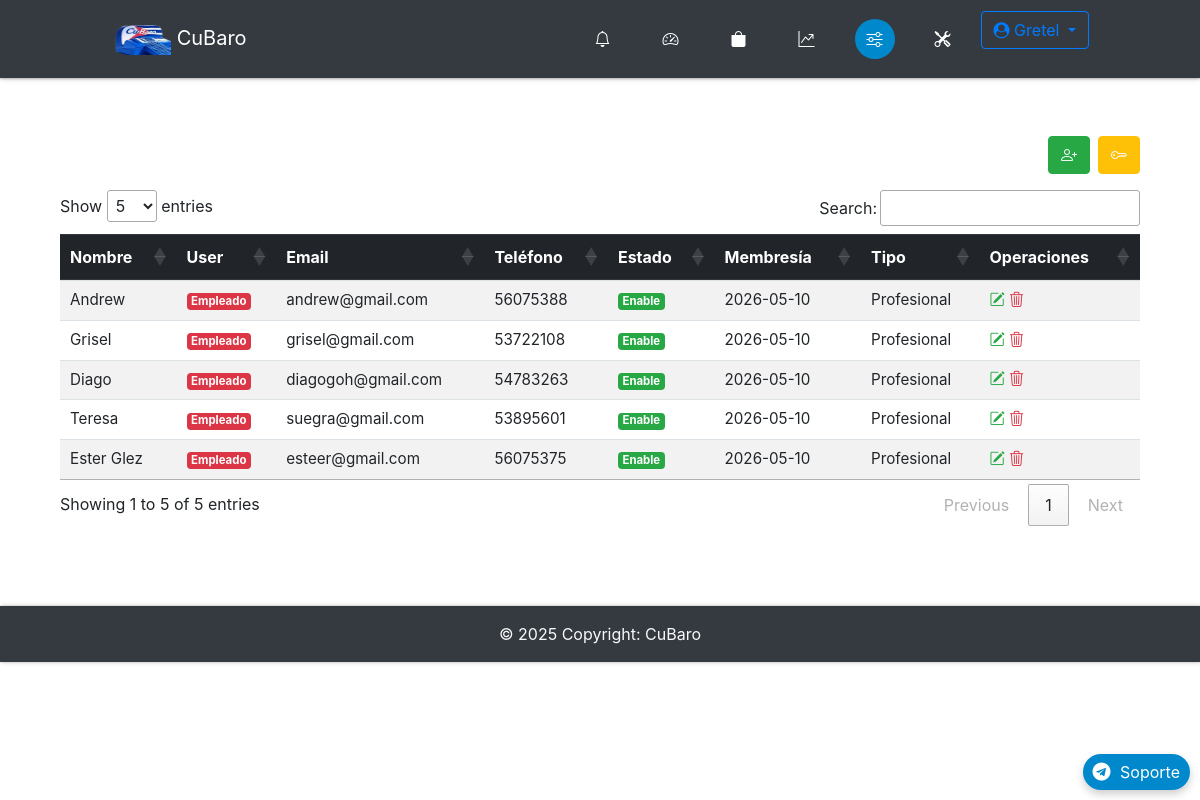
The app's page /admin/configuracion (signed in) with its own data.
### app/db_models.py (models this page shows, shortened)
class User(UserMixin, db.Model):
    __tablename__ = "users"
    id = db.Column(db.Integer, primary_key=True)
    name = db.Column(db.Text, nullable=False)
    email = db.Column(db.String(50), nullable=False, unique=True)
    phone = db.Column(db.String(50), nullable=False)
    password = db.Column(db.String(250), nullable=False)
    admin = db.Column(db.Integer, nullable=False, default=0)
    email_confirmed = db.Column(db.Integer, nullable=False, default=1)
    created_by = db.Column(db.Integer, db.ForeignKey('users.id'), nullable=True)  # ID del creador
    registration_date = db.Column(db.DateTime, default=lambda: datetime.now(timezone.utc))  # Fecha de registro
    membership_expiration = db.Column(db.DateTime, nullable=True)  # Fecha de vencimiento de membresía
    updated_at = db.Column(db.DateTime, default=lambda: datetime.now(timezone.utc))  # Fecha de expiracion de Codigo de recuperacion empleado
    membership_id = db.Column(db.Integer, db.ForeignKey('memberships.id'), nullable=False)  # Relación con membresía
    membership = db.relationship('Membership', backref='users')
    employees = db.relationship('User', backref='creator', remote_side=[id], lazy='select')  # Relación empleados
    cart = db.relationship('Cart', backref='buyer')
    orders = db.relationship("Order", backref='customer', foreign_keys="[Order.uid]")  # Relación con clave foránea especificada
    master_key = db.Column(db.String(100), unique=True)

class Membership(db.Model):
    __tablename__ = 'memberships'
    id = db.Column(db.Integer, primary_key=True)
    name = db.Column(db.String(50), nullable=False, unique=True)
    max_employees = db.Column(db.Integer, nullable=False)
    max_items = db.Column(db.Integer, nullable=False)

### app/admin/routes.py (the view)
@admin.route('/configuracion', methods=['GET'])
@login_required
def configuracion():
    admin_alias = aliased(User)
    memberships = Membership.query.all()
    if current_user.id == 1:
        users = db.session.query(
            User, admin_alias.name.label('creator_name')
        ).outerjoin(
            admin_alias, User.created_by == admin_alias.id
        ).options(joinedload(User.membership)).all()
    else:
        users = db.session.query(
            User, admin_alias.name.label('creator_name')
        ).outerjoin(
            admin_alias, User.created_by == admin_alias.id
        ).filter(
            User.created_by == current_user.id
        ).all()
    user_data = [
        {
            'id': user.id,
            'name': user.name,
            'email': user.email,
            'admin': user.admin,
            'phone': user.phone,
            'password': user.password,
            'email_confirmed': user.email_confirmed,
            'created_by': user.created_by,
            'registration_date': user.registration_date,
            'membership_expiration': user.membership_expiration,
            'membership_id': user.membership_id,
            'membership': user.membership,
            'creator_name': creator_name if creator_name else 'Sin Admin'
        }
        for user, creator_name in users
    ]
    csrf_token = generate_csrf()
    logging.info(f"CSRF token generado: {csrf_token}")  # Depuración
    return render_template('admin/configuracion.html',
                         users=user_data,
                         memberships=memberships,
                         user=current_user,
                         csrf_token=csrf_token)

### app/admin/templates/admin/configuracion.html (shortened to what this page needs)
{% extends "admin/base.html" %}
{% block content %}
<div class="container-fluid">
    <div class="d-flex justify-content-end mb-3">
        <div class="add-new btn-success btn mr-2">
            <a href="{{ url_for('register') }}" data-toggle="tooltip" title="Añadir Empleado" class="text-light">
                <i class="bi bi-person-plus"></i>
            </a>
        </div>
        <div class="add-new btn-warning btn">
            <a href="{{ url_for('generate_reset_code') }}" data-toggle="tooltip"
                title="Generar código para recuperar cuenta de Empleado" class="text-light">
                <i class="bi bi-key"></i>
            </a>
        </div>
    </div>
    <div class="table-responsive">
        <table id="userTable" class="table table-striped table-hover">
            <thead class="thead-dark">
                <tr>
                    <th>Nombre</th>
                    <th>User</th>
                    <th>Email</th>
                    <th>Teléfono</th>
                    <th>Estado</th>
                    <th>Membresía</th>
                    <th>Tipo</th>
                    <th>Operaciones</th>
                </tr>
            </thead>
            <tbody id="userTableBody">
                {% for user in users %}
                <tr>
                    <td>{{ user.name }}</td>
                    <td>
                        <span class="badge {{ 'badge-success' if user.admin else 'badge-danger' }}">
                            {% if current_user.id == 1 and not user.admin %}
                            Empleado + {{ user.creator_name | default('Sin Admin') }}
                            {% else %}
                            {{ 'Admin' if user.admin else 'Empleado' }}
                            {% endif %}
                        </span>
                    </td>
                    <td>{{ user.email }}</td>
                    <td>{{ user.phone }}</td>
                    <td>
                        <span class="badge {{ 'badge-success' if user.email_confirmed else 'badge-danger' }}">
                            {{ 'Enable' if user.email_confirmed else 'Disable' }}
                        </span>
                    </td>
                    <td>
                        {% if user.membership_expiration %}
                        {{ user.membership_expiration.strftime('%Y-%m-%d') }}
                        {% else %}
                        Sin Membresía
                        {% endif %}
                    </td>
                    <td>
                        {% if user.membership %}
                        {{ user.membership.name }}
                        {% else %}
                        Sin Membresía
                        {% endif %}
                    </td>
                    <td>
                        <a href="#" class="edit-user" data-id="{{ user.id }}" data-name="{{ user.name }}"
                            data-email="{{ user.email }}" data-phone="{{ user.phone }}"
                            data-registration-date="{{ user.registration_date | default('') }}"
                            data-membership-expiration="{{ user.membership_expiration | default('') }}"
                            data-membership-id="{{ user.membership_id | default('') }}"
                            data-email-confirmed="{{ '1' if user.email_confirmed else '0' }}">
                            <i class="bi bi-pencil-square text-success"></i>
                        </a>
                        <a href="#" class="delete-user-link" data-user-id="{{ user.id }}"><i
                                class="bi bi-trash3 text-danger"></i></a>
                    </td>
                </tr>
                {% endfor %}
            </tbody>
        </table>
    </div>
</div>
{% endblock %}

### app/admin/templates/admin/base.html (shortened to what this page needs)
{% import "bootstrap/wtf.html" as wtf %}
<!DOCTYPE html>
<html lang="es">
<head>
  <link rel="stylesheet" href="https://maxcdn.bootstrapcdn.com/bootstrap/4.0.0/css/bootstrap.min.css"
>
  <link href="https://cdn.jsdelivr.net/gh/gitbrent/bootstrap4-toggle@3.6.1/css/bootstrap4-toggle.min.css"
    rel="stylesheet">
  <link rel="stylesheet" type="text/css" href="{{ url_for('static', filename='styles.css') }}">
  <link rel="stylesheet" href="https://cdnjs.cloudflare.com/ajax/libs/font-awesome/4.7.0/css/font-awesome.min.css">
  <link rel="stylesheet" href="https://cdnjs.cloudflare.com/ajax/libs/animate.css/4.1.1/animate.min.css" />
  <link rel="stylesheet" href="https://cdn.jsdelivr.net/npm/bootstrap-icons@1.11.3/font/bootstrap-icons.min.css">
  <link rel="stylesheet" type="text/css" href="https://cdn.datatables.net/1.13.7/css/jquery.dataTables.min.css">
  <link href="https://cdn.jsdelivr.net/npm/bootstrap-switch-button/css/bootstrap-switch-button.min.css"
    rel="stylesheet">
</head>
<body>
  <nav
    class="navbar navbar-expand-lg {% if request.path.startswith('/admin') %}navbar-dark bg-dark{% else %}navbar-light bg-light{% endif %} fixed-top">
    <div class="container-fluid">
      <a class="navbar-brand" href="{{ url_for('home') }}" data-toggle="tooltip" title="Inicio">
        <img src="{{ url_for('static', filename='img/logoo.png') }}" height="30" width="60" alt="CuBaro Logo"> CuBaro
      </a>
      <ul class="navbar-nav d-flex flex-row ml-auto">
        <div class="d-flex justify-content-center">
          {% if not current_user.is_authenticated %}
          {% if request.path.startswith('/admin') %}
          <li class="nav-item {% if request.endpoint == 'login' %}active{% endif %}">
            <a class="nav-link" href="{{ url_for('login') }}" data-toggle="tooltip" title="Iniciar Sesión">
              <div class="icon-circle">
                <i class="bi bi-box-arrow-in-right"></i>
              </div>
            </a>
          </li>
          {% else %}
          <a class="btn btn-outline-primary mr-2 {% if request.endpoint == 'login' %}active{% endif %}"
            href="{{ url_for('login') }}">Iniciar Sesión</a>
          <a class="btn btn-outline-primary {% if request.endpoint == 'register_admin' %}active{% endif %}"
            href="{{ url_for('register_admin') }}">Registrarse</a>
          {% endif %}
          {% else %}
          <li class="nav-item mr-2 {% if request.endpoint == 'orders' %}active{% endif %}">
            <a class="nav-link" href="{{ url_for('orders') }}" data-toggle="tooltip" title="Órdenes">
              <div class="icon-circle">
                <i class="bi bi-bell"></i>
              </div>
            </a>
          </li>
          {% if request.path.startswith('/admin') %}
          <li class="nav-item mr-2 {% if request.endpoint == 'admin.dashboard' %}active{% endif %}">
            <a class="nav-link" href="{{ url_for('admin.dashboard') }}" data-toggle="tooltip" title="Panel">
              <div class="icon-circle">
                <i class="bi bi-speedometer2"></i>
              </div>
            </a>
          </li>
          <li class="nav-item mr-2 {% if request.endpoint == 'admin.items' %}active{% endif %}">
            <a class="nav-link" href="{{ url_for('admin.items') }}" data-toggle="tooltip" title="Productos">
              <div class="icon-circle">
                <i class="bi bi-bag-fill"></i>
              </div>
            </a>
          </li>
          <li class="nav-item mr-2 {% if request.endpoint == 'admin.statictics' %}active{% endif %}">
            <a class="nav-link" href="{{ url_for('admin.statictics') }}" data-toggle="tooltip" title="Estadísticas">
              <div class="icon-circle">
                <i class="bi bi-graph-up-arrow"></i>
              </div>
            </a>
          </li>
          <li class="nav-item mr-2 {% if request.endpoint == 'admin.configuracion' %}active{% endif %}">
            <a class="nav-link" href="{{ url_for('admin.configuracion') }}" data-toggle="tooltip" title="Configuración">
              <div class="icon-circle">
                <i class="bi bi-sliders"></i>
              </div>
            </a>
          </li>
          <li class="nav-item mr-2">
            <a class="nav-link" data-toggle="modal" data-target="#fullScreenModal" title="Herramientas">
              <div class="icon-circle">
                <i class="bi bi-tools"></i>
              </div>
            </a>
          </li>
          {% endif %}
          <div class="dropdown ml-auto">
            <a class="btn btn-outline-primary dropdown-toggle" href="#" id="navbarDropdown" role="button"
              data-toggle="dropdown" aria-haspopup="true" aria-expanded="false">
              <i class="fa fa-user-circle"></i> {{ current_user.name }}
            </a>
          </div>
          {% endif %}
        </div>
      </ul>
    </div>
  </nav>
  <div class="container">
    <div class="main">
      {% block content %}
      {% endblock %}
      <a href="https://t.me/CuBaro_soporte" target="_blank" class="telegram-float">
        <i class="fa fa-telegram fa-2x"></i> Soporte
      </a>
    </div>
  </div>
  <footer class="bg-dark text-center text-lg-start text-light">
    <div class="text-center p-3">
      © {{ now.year }} Copyright: CuBaro
    </div>
  </footer>
</body>
</html>

### app/static/styles.css (style rules this page uses)
:root { --white: #eceff3; --primary-blue: #007bff; --dark-bg: #343a40; --error-red: #ff4c4c; --success-green: #00e676; --chart-red: #ff6384; --chart-blue: #36a2eb; --chart-purple: #cc65fe; --chart-yellow: #ffce56; --chart-green: #2ecc71; --telegram-blue: #0088cc; --telegram-hover: #3688b183; --shadow-light: rgba(0, 0, 0, 0.2); --shadow-dark: rgba(0, 0, 0, 0.19); }
body { padding-top: 80px; }
.main { padding: 10vh 0; }
.navbar { padding: 0.7rem 6rem; box-shadow: 0 1px 2px 0 var(--shadow-light), 0 1px 5px 0 var(--shadow-dark); position: fixed; top: 0; z-index: 1050; background-color: var(--dark-bg); width: 100%; }
.navbar-nav { gap: 3px; display: flex; align-items: center; }
.icon-circle { display: flex; align-items: center; justify-content: center; width: 40px; height: 40px; border-radius: 50%; background-color: var(--dark-bg); color: white; margin: 0 2px; transition: background-color 0.3s, color 0.3s; }
.nav-item.active .icon-circle { background-color: var(--telegram-blue); color: white; }
footer { box-shadow: 1px 0 2px 0 var(--shadow-light), 1px 0 5px 0 var(--shadow-dark); }
table.dataTable { margin: 0 auto; width: 100%; }
table.dataTable th { color: white; background-color: var(--dark-bg); padding: 15px; }
table.dataTable tr { border-bottom: 1px solid #0046C2; }
table.dataTable td { padding: 15px 30px; }
.table-responsive { overflow-x: auto; }
.telegram-float { position: fixed; bottom: 20px; right: 20px; background-color: var(--telegram-blue); color: white; padding: 10px 20px; border-radius: 25px; text-decoration: none; box-shadow: 0 4px 8px var(--shadow-light); transition: background-color 0.3s, transform 0.3s ease; z-index: 9999; }
.telegram-float i { margin-right: 5px; }
body { padding-bottom: 70px; padding-top: 56px; overflow-x: hidden; }
@media (min-width: 992px) { .telegram-float { bottom: 10px; right: 10px; padding: 6px 10px; } }
@media (min-width: 992px) { .telegram-float i { font-size: 18px; } }
table.dataTable th { color: white; background-color: var(--dark-bg, #343a40); padding: 15px; font-size: 1rem; }
table.dataTable td { padding: 15px 30px; font-size: 0.95rem; }

### records on screen
User: name "Gretel"
User: name "Andrew", admin "Empleado", email "andrew@gmail.com", phone "56075388", email_confirmed "Enable", membership_expiration "2026-05-10", membership.name "Profesional"
User: name "Grisel", admin "Empleado", email "grisel@gmail.com", phone "53722108", email_confirmed "Enable", membership_expiration "2026-05-10", membership.name "Profesional"
User: name "Diago", admin "Empleado", email "diagogoh@gmail.com", phone "54783263", email_confirmed "Enable", membership_expiration "2026-05-10", membership.name "Profesional"
User: name "Teresa", admin "Empleado", email "suegra@gmail.com", phone "53895601", email_confirmed "Enable", membership_expiration "2026-05-10", membership.name "Profesional"
User: name "Ester Glez", admin "Empleado", email "esteer@gmail.com", phone "56075375", email_confirmed "Enable", membership_expiration "2026-05-10", membership.name "Profesional"
